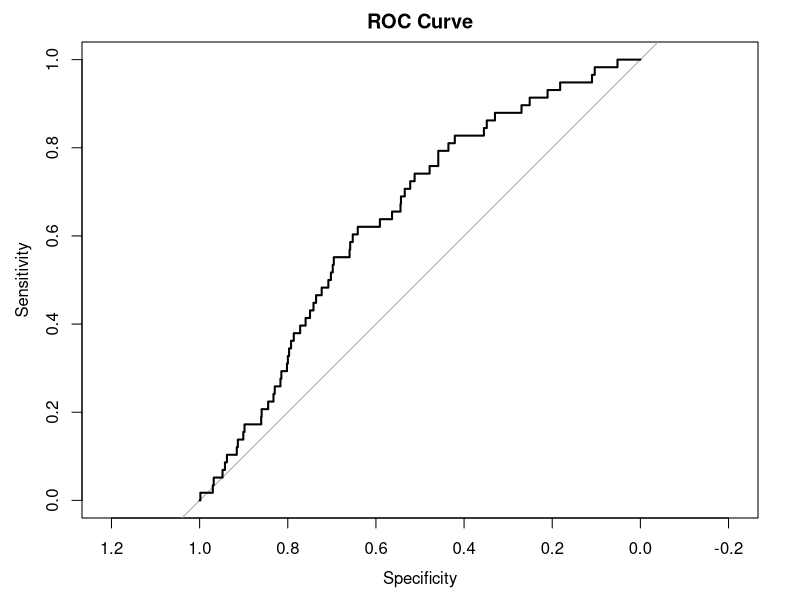

Write the R code that produced this figure.
data<-read.csv("VM_traindata.csv")
data

#  Check the overall significance of the model
model <- lm(Relative.Strength.in.the.segment ~ Sales.Value....Mn + Profit.. + Joint.Bid...WSES.Portion, data = data)
summary(model)

#  b) Check the individual significance of variables and answer the following questions

#  Q.1 Does winning improve with better relative strength perception of the segment?
#   Relative.Strength.in.the.segment (to Intercept in model output).

#  Q.2 Are we winning more large deals than small deals?
 # Variable: Sales.Value....Mn
 # Estimate: -0.0937948
 # p-value: 0.312 (not significant)
 # The p-value for Sales.Value....Mn is 0.312, which is not significant. This suggests that there is no significant evidence to support that we are winning more large deals compared to small deals based on the sales value.

#  Q.3 Dors low margin bring more wins?
# Variable: Profit..
# Estimate: 0.0008713
# p-value: 0.962 (not significant)
# the p-value for Profit.. is 0.962, which is not significant. This indicates that there is no significant evidence that low margins bring more wins.

#  Q.4 Is it favourable if WSFS bundle its product with others?
# Variable: Joint.Bid...WSES.Portion
# Estimate: -0.0190979
# p-value: 0.237 (not significant)
# the p-value for Joint.Bid...WSES.Portion is 0.237, which is not significant. Therefore, there is no significant evidence that bundling WSFS products with others is favorable.


# Calculate AUROC of the model
data$Win <- ifelse(data$Relative.Strength.in.the.segment > 70, 1, 0)

# logistic regression model
model <- glm(Win ~ Sales.Value....Mn + Profit.. + Joint.Bid...WSES.Portion, data = data, family = binomial)
predicted_probabilities <- predict(model, type = "response")

if (!require(pROC)) install.packages("pROC")
library(pROC)
# AUROC Calculate
roc_curve <- roc(data$Win, predicted_probabilities)
auc(roc_curve)
# Plot ROC curve
plot(roc_curve, main = "ROC Curve")



# Part 2: Optimization Model (VMS data shared) Optimize the Marketing Spends with following constraints:
# Marketing Costs to be reduced by 50% The sales pipeline shouldn't go below 50% of the total pipeline value
# Expected value of sales to be at least 50% of the total expected sales Expected value of profits to be at least 50% of the total expected profits
# Expected value of FY15 revenues to be at least 50% of the total expected FY15 revenues Marketing spend allocated on the opportunity to be 6% of the sales value

if (!require(lpSolve)) {
  install.packages("lpSolve")
}

# Define variables
n <- nrow(data)
TotalMarketingCosts <- sum(data$MarketingCost)
TotalPipelineValue <- sum(data$PipelineValue)
TotalExpectedSales <- sum(data$ExpectedSales)
TotalExpectedProfits <- sum(data$ExpectedProfits)
TotalFY15Revenues <- sum(data$FY15Revenues)

# Define the objective function coefficients (minimize marketing costs)
objective <- data$MarketingCost

# Define the constraint matrix and the right-hand side of the constraints
constraints <- rbind(
  data$MarketingCost,                      
  data$PipelineValue,                      
  data$ExpectedSales,                     
  data$ExpectedProfits,                   
  data$FY15Revenues,                      
  data$SalesValue * 0.06                  
)

rhs <- c(
  0.5 * TotalMarketingCosts,               
  0.5 * TotalPipelineValue,                
  0.5 * TotalExpectedSales,                
  0.5 * TotalExpectedProfits,             
  0.5 * TotalFY15Revenues,                 
  rep(0, n)                                
)

#  the direction Define of the constraints
direction <- c("<=", ">=", ">=", ">=", ">=", rep("<=", n))

# the LP problem Solve 
result <- lp(
  "min",
  objective,
  constraints,
  direction,
  rhs,
  all.int = FALSE
)

# Output of the results
print(result$solution)
print(result$objval)
